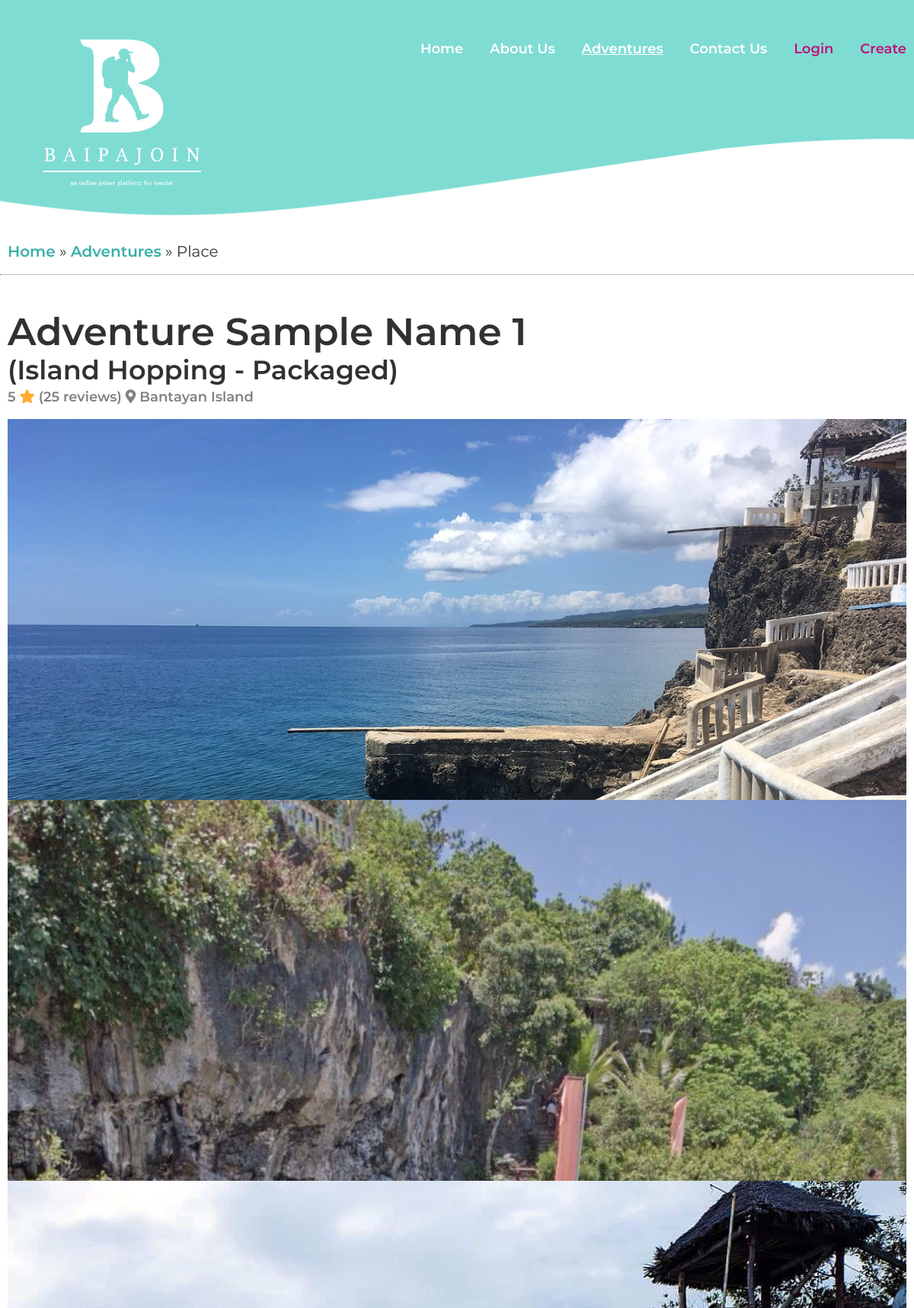
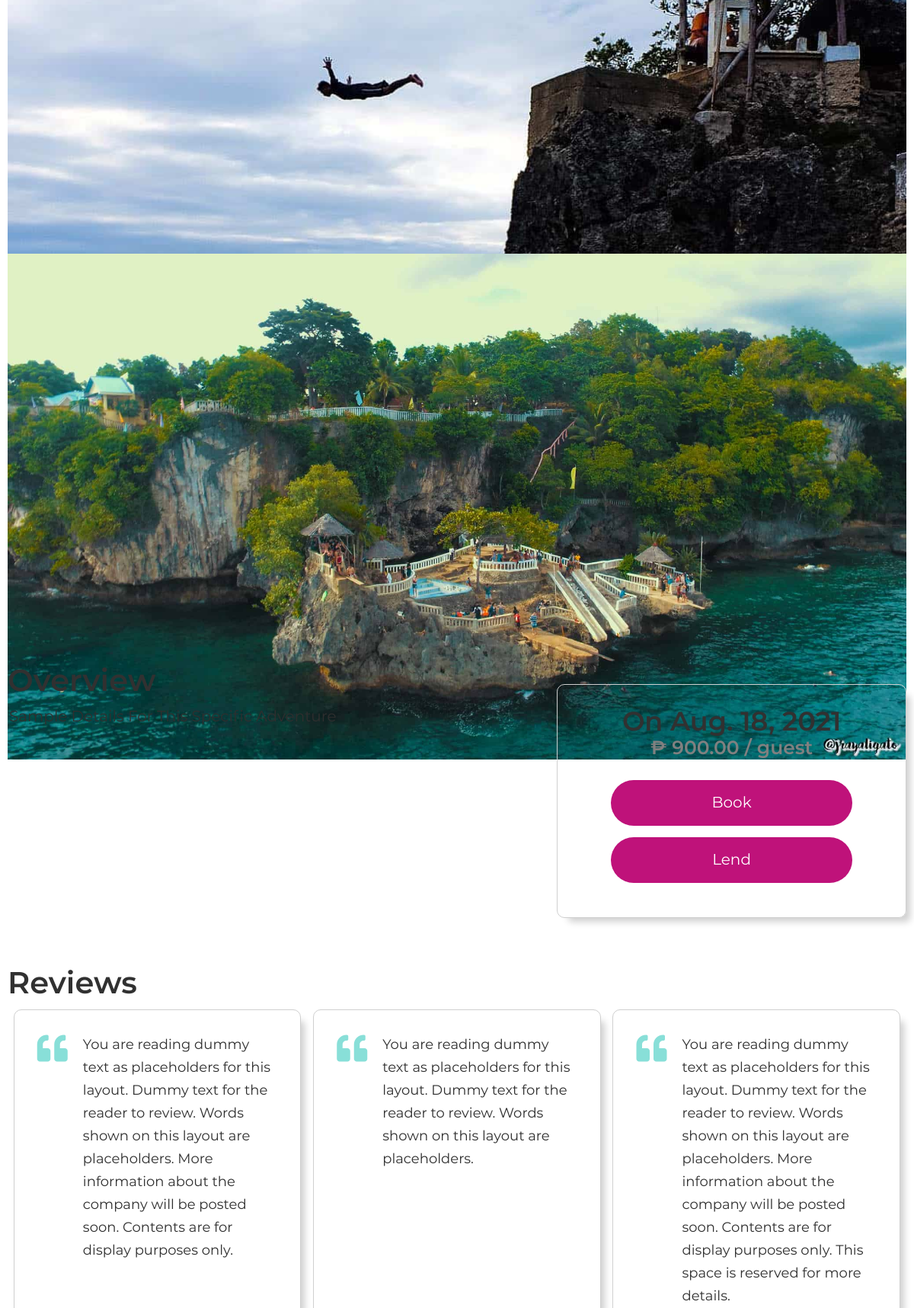
The page /place.php?id=4 (upper part) on the database its author committed (2 pictures, top to bottom).
### tables this page shows
CREATE TABLE `adventure` (
  `adv_id` int(11) NOT NULL,
  `adv_images` varchar(200) NOT NULL,
  `adv_name` varchar(50) NOT NULL,
  `adv_kind` varchar(25) NOT NULL,
  `adv_type` varchar(15) NOT NULL,
  `adv_address` varchar(50) NOT NULL,
  `adv_town` varchar(50) NOT NULL,
  `adv_totalcostprice` decimal(7,2) NOT NULL,
  `adv_date` date NOT NULL,
  `adv_details` varchar(500) NOT NULL,
  `adv_postedDate` date NOT NULL,
  `adv_maxguests` int(3) DEFAULT NULL,
  `adv_currentGuest` int(3) DEFAULT NULL,
  `adv_itineraryImg` varchar(50) NOT NULL,
  `adv_status` varchar(25) NOT NULL,
  `orga_id` int(11) NOT NULL
);

### extensions/db.php (called while the page is built, shortened)
<?php
	class DB
	{
		static $hostname = "localhost";
		static $dbname = "baipajoin";
		static $username  = "root";
		static $password = "";
		public static function query($sql, $params=array(), $transactType)
		{
			$rows = array();
			try
			{
				$db = new PDO("mysql:host=". self::$hostname ."; dbname=". self::$dbname,  self::$username,  self::$password);
				$db->setAttribute(PDO::ATTR_ERRMODE, PDO::ERRMODE_EXCEPTION);
				$cmd = $db->prepare($sql);
				$cmd->execute($params);
				if($transactType == "READ")
					$rows = $cmd->fetchAll();
				else
					$rows = $db->lastInsertId();
			}
			catch(PDOException $e)
			{
				echo $e->getMessage();
			}
			return $rows;
		}
	}
?>

### place.php (the view, shortened to what this page needs)
<?php
	require_once("extensions/db.php");
?>
<?php include("includes/head.php"); ?>
</head>
	<body>
		<div class="protect-me">
		<div class="clearfix">
<?php include("includes/header.php"); ?>
<?php
	include("includes/nav.php");
?>
<div id="main_area">
	<div class="wrapper">
		<div class="breadcrumbs">
			<a href="index.php">Home</a> &#187; <a href="adventures.php">Adventures</a> &#187; Place
		</div>
		<div class="main_con">
			<?php
				if(isset($_GET['id'])){
					$place = DB::query("SELECT * FROM adventure WHERE adv_id = ?", array($_GET['id']), "READ");
					if(count($place)>0){
						$place = $place[0];
						$price = $place['adv_totalcostprice'] / $place['adv_maxguests'];
						$advImages = explode(",", $place['adv_images']);
			?>
			<main>
				<div class="place_title">
					<h1><?php echo $place['adv_name']; ?> <span>(<?php echo $place['adv_kind']." - ".$place['adv_type']; ?>)</span> </h1>
					<ul class="title_info1">
						<li>5 <i class="fas fa-star"></i> <q>(25 reviews)</q></li>
						<li><i class="fas fa-map-marker-alt"></i> <address><?php echo $place['adv_address']; ?></address></li>
					</ul>
				</div>
				<div class="carousel" data-flickity>
					<?php
						for($i = 1; $i < count($advImages); $i++){
							echo "
							<div class='carousel-cell'>
								<img src='images/organizers/".$place['orga_id']."/".$advImages[$i]."'>
							</div>
							";
						}
					?>
				</div>
				<div class="place_info">
					<div class="main_info">
						<h2>Overview</h2>
						<p><?php echo $place['adv_details']; ?></p>
					</div>
					<div class="book_info">
						<h2>On <?php echo date('M. j, Y', strtotime($place['adv_date'])); ?> <span><?php echo "₱ ".number_format((float)$price, 2, '.', '')." / guest"; ?></span> </h2>
						<form method="post">
							<?php if(isset($_SESSION['joiner'])) { ?>
								<button class="edit" type="submit" name="btnBook">Book</button>
							<?php	} else { ?>
								<a class="edit" href="login.php" onclick='return confirm("Login to book adventure!");'>Book</a>
							<?php	} ?>
						</form>
						<a class="edit" href="#">Lend</a>
					</div>
				</div>
				<?php
						}
					}
				?>
				<div class="place_reviews">
					<h2>Reviews</h2>
					<div class="review_cards">
						<div class="card">
							<i class="fas fa-quote-left"></i>
							<p>You are reading dummy text as placeholders for this layout. Dummy text for the reader to review. Words shown on this layout are placeholders. More information about the company will be posted soon. Contents are for display purposes only.</p>
						</div>
						<div class="card">
							<i class="fas fa-quote-left"></i>
							<p>You are reading dummy text as placeholders for this layout. Dummy text for the reader to review. Words shown on this layout are placeholders. </p>
						</div>
						<div class="card">
							<i class="fas fa-quote-left"></i>
							<p>You are reading dummy text as placeholders for this layout. Dummy text for the reader to review. Words shown on this layout are placeholders. More information about the company will be posted soon. Contents are for display purposes only. This space is reserved for more details.</p>
						</div>
					</div>
				</div>
			</main>
		</div>
	</div>
</div>
<?php include("includes/footer.php"); ob_end_flush();?>

### place.php (style rules this page uses)
main { width:100%;flex:4;float:none;height:auto;background:none;margin:0;padding:50px 0;border-radius:0;text-align:center; }
main h1 span { display:block; }
main h2 { font:600 45px/100% Montserrat,sans-serif;color:#313131;margin-bottom:10px;text-align:left; }

### rows shown on the page
adventure: adv_name "Adventure Sample Name 1", adv_kind "Island Hopping", adv_type "Packaged", adv_address "Bantayan Island", adv_details "Sample Details For This Specific Adventure", adv_date "Aug. 18, 2021", price "900.00"
